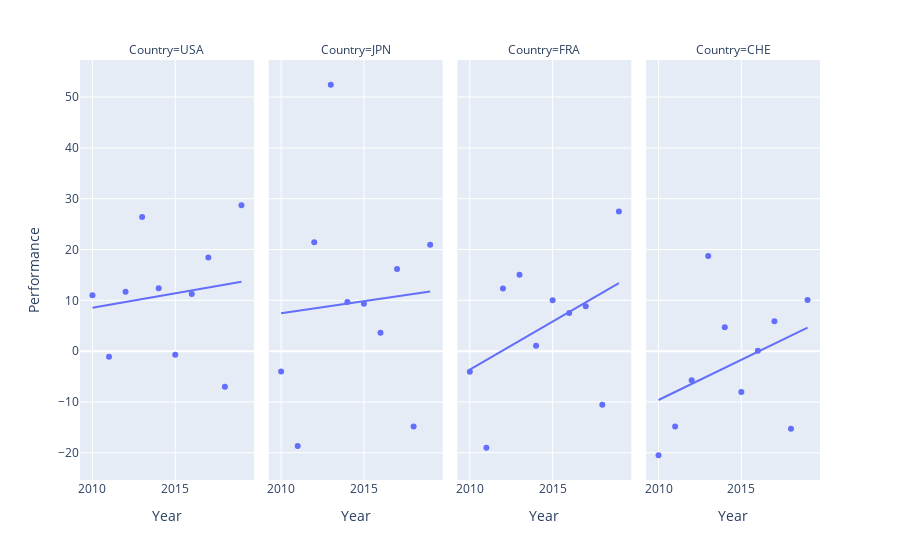

The notebook cell saved with this chart:
### Code cell
fig=px.scatter(df, x="Year", y="Performance", facet_col="Country", trendline="ols")
fig.show()

### Figure 1 — Plotly figure (JSON) as saved in the notebook; plotly's stock layout.template omitted (floating-point values rounded to 4 significant figures)
{"data": [{"hoverlabel": {"namelength": 0}, "hovertemplate": "Country=USA<br>Year=%{x}<br>Performance=%{y}", "legendgroup": "", "marker": {"color": "#636efa", "symbol": "circle"}, "mode": "markers", "name": "", "showlegend": false, "type": "scatter", "x": [2010, 2011, 2012, 2013, 2014, 2015, 2016, 2017, 2018, 2019], "xaxis": "x", "y": [11.0, -1.122, 11.68, 26.39, 12.39, -0.6928, 11.24, 18.42, -7.009, 28.71], "yaxis": "y"}, {"hoverlabel": {"namelength": 0}, "hovertemplate": "<b>OLS trendline</b><br>Performance = 0.565774 * Year + -1128.652513<br>R<sup>2</sup>=0.021717<br><br>Country=USA<br>Year=%{x}<br>Performance=%{y} <b>(trend)</b>", "legendgroup": "", "marker": {"color": "#636efa", "symbol": "circle"}, "mode": "lines", "name": "", "showlegend": false, "type": "scatter", "x": [2010, 2011, 2012, 2013, 2014, 2015, 2016, 2017, 2018, 2019], "xaxis": "x", "y": [8.554, 9.12, 9.686, 10.25, 10.82, 11.38, 11.95, 12.51, 13.08, 13.65], "yaxis": "y"}, {"hoverlabel": {"namelength": 0}, "hovertemplate": "Country=JPN<br>Year=%{x}<br>Performance=%{y}", "legendgroup": "", "marker": {"color": "#636efa", "symbol": "circle"}, "mode": "markers", "name": "", "showlegend": false, "type": "scatter", "x": [2010, 2011, 2012, 2013, 2014, 2015, 2016, 2017, 2018, 2019], "xaxis": "x2", "y": [-3.997, -18.68, 21.44, 52.42, 9.692, 9.334, 3.595, 16.18, -14.85, 20.93], "yaxis": "y2"}, {"hoverlabel": {"namelength": 0}, "hovertemplate": "<b>OLS trendline</b><br>Performance = 0.473014 * Year + -943.281332<br>R<sup>2</sup>=0.004903<br><br>Country=JPN<br>Year=%{x}<br>Performance=%{y} <b>(trend)</b>", "legendgroup": "", "marker": {"color": "#636efa", "symbol": "circle"}, "mode": "lines", "name": "", "showlegend": false, "type": "scatter", "x": [2010, 2011, 2012, 2013, 2014, 2015, 2016, 2017, 2018, 2019], "xaxis": "x2", "y": [7.478, 7.951, 8.424, 8.897, 9.37, 9.843, 10.32, 10.79, 11.26, 11.73], "yaxis": "y2"}, {"hoverlabel": {"namelength": 0}, "hovertemplate": "Country=FRA<br>Year=%{x}<br>Performance=%{y}", "legendgroup": "", "marker": {"color": "#636efa", "symbol": "circle"}, "mode": "markers", "name": "", "showlegend": false, "type": "scatter", "x": [2010, 2011, 2012, 2013, 2014, 2015, 2016, 2017, 2018, 2019], "xaxis": "x3", "y": [-4.066, -19.0, 12.35, 15.05, 1.076, 9.991, 7.515, 8.811, -10.55, 27.48], "yaxis": "y3"}, {"hoverlabel": {"namelength": 0}, "hovertemplate": "<b>OLS trendline</b><br>Performance = 1.888873 * Year + -3800.268739<br>R<sup>2</sup>=0.181556<br><br>Country=FRA<br>Year=%{x}<br>Performance=%{y} <b>(trend)</b>", "legendgroup": "", "marker": {"color": "#636efa", "symbol": "circle"}, "mode": "lines", "name": "", "showlegend": false, "type": "scatter", "x": [2010, 2011, 2012, 2013, 2014, 2015, 2016, 2017, 2018, 2019], "xaxis": "x3", "y": [-3.634, -1.745, 0.144, 2.033, 3.922, 5.811, 7.7, 9.588, 11.48, 13.37], "yaxis": "y3"}, {"hoverlabel": {"namelength": 0}, "hovertemplate": "Country=CHE<br>Year=%{x}<br>Performance=%{y}", "legendgroup": "", "marker": {"color": "#636efa", "symbol": "circle"}, "mode": "markers", "name": "", "showlegend": false, "type": "scatter", "x": [2010, 2011, 2012, 2013, 2014, 2015, 2016, 2017, 2018, 2019], "xaxis": "x4", "y": [-20.49, -14.82, -5.726, 18.7, 4.711, -8.053, 0.09866, 5.886, -15.25, 10.04], "yaxis": "y4"}, {"hoverlabel": {"namelength": 0}, "hovertemplate": "<b>OLS trendline</b><br>Performance = 1.583343 * Year + -3192.133392<br>R<sup>2</sup>=0.146153<br><br>Country=CHE<br>Year=%{x}<br>Performance=%{y} <b>(trend)</b>", "legendgroup": "", "marker": {"color": "#636efa", "symbol": "circle"}, "mode": "lines", "name": "", "showlegend": false, "type": "scatter", "x": [2010, 2011, 2012, 2013, 2014, 2015, 2016, 2017, 2018, 2019], "xaxis": "x4", "y": [-9.614, -8.031, -6.448, -4.864, -3.281, -1.698, -0.1142, 1.469, 3.052, 4.636], "yaxis": "y4"}], "layout": {"annotations": [{"font": {}, "showarrow": false, "text": "Country=USA", "x": 0.1175, "xanchor": "center", "xref": "paper", "y": 1, "yanchor": "bottom", "yref": "paper"}, {"font": {}, "showarrow": false, "text": "Country=JPN", "x": 0.3725, "xanchor": "center", "xref": "paper", "y": 1, "yanchor": "bottom", "yref": "paper"}, {"font": {}, "showarrow": false, "text": "Country=FRA", "x": 0.6275, "xanchor": "center", "xref": "paper", "y": 1, "yanchor": "bottom", "yref": "paper"}, {"font": {}, "showarrow": false, "text": "Country=CHE", "x": 0.8825, "xanchor": "center", "xref": "paper", "y": 1, "yanchor": "bottom", "yref": "paper"}], "legend": {"tracegroupgap": 0}, "margin": {"t": 60}, "xaxis": {"anchor": "y", "domain": [0, 0.235], "title": {"text": "Year"}}, "xaxis2": {"anchor": "y2", "domain": [0.255, 0.49], "matches": "x", "title": {"text": "Year"}}, "xaxis3": {"anchor": "y3", "domain": [0.51, 0.745], "matches": "x", "title": {"text": "Year"}}, "xaxis4": {"anchor": "y4", "domain": [0.765, 1.0], "matches": "x", "title": {"text": "Year"}}, "yaxis": {"anchor": "x", "domain": [0, 1], "title": {"text": "Performance"}}, "yaxis2": {"anchor": "x2", "domain": [0, 1], "matches": "y", "showticklabels": false}, "yaxis3": {"anchor": "x3", "domain": [0, 1], "matches": "y", "showticklabels": false}, "yaxis4": {"anchor": "x4", "domain": [0, 1], "matches": "y", "showticklabels": false}}}
